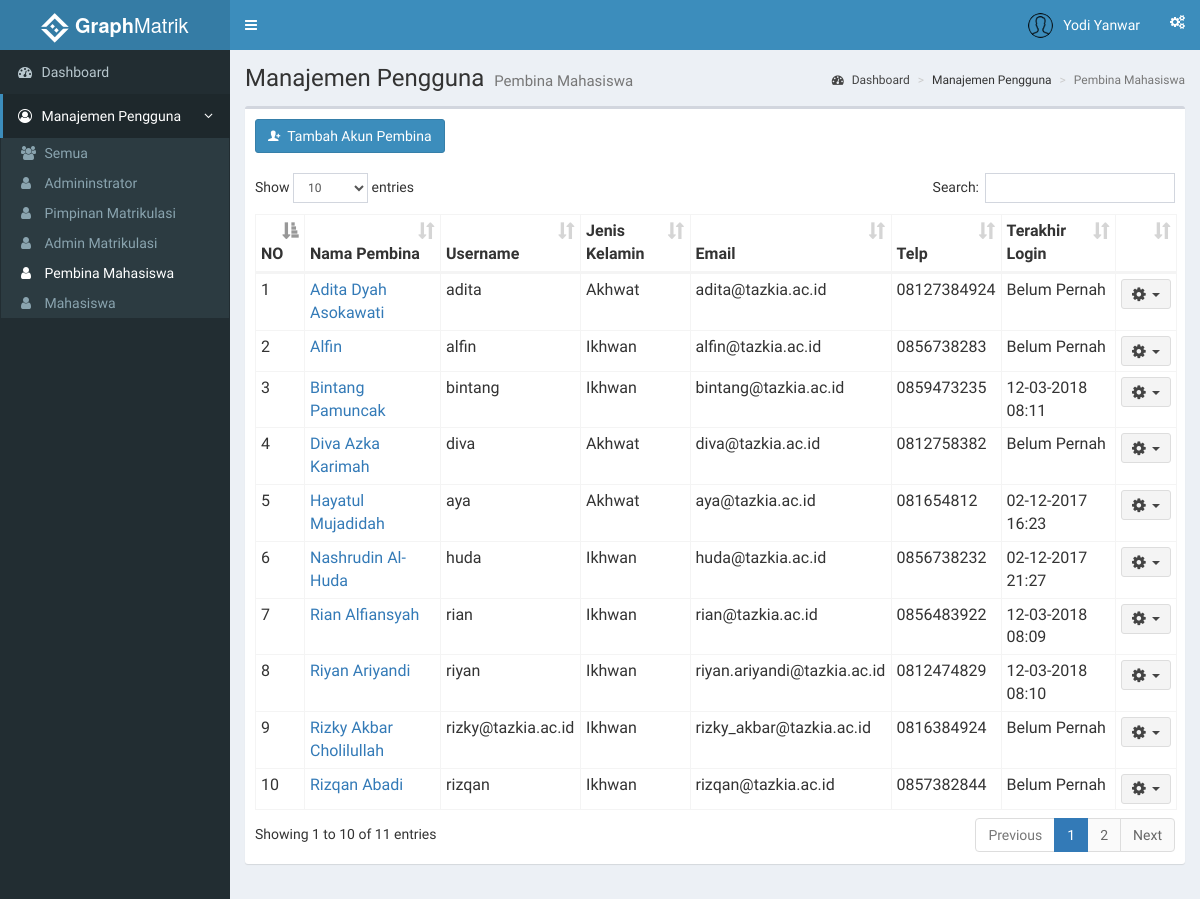
The page /index.php?page=pembina (signed in) on the database its author committed.
### tables this page shows
CREATE TABLE `pembina` (
  `id_pembina` int(11) NOT NULL,
  `nama` varchar(35) NOT NULL,
  `j_kelamin` varchar(15) DEFAULT NULL,
  `tgl_lahir` date NOT NULL,
  `gelar` varchar(10) DEFAULT NULL,
  `asalkota` varchar(20) DEFAULT NULL,
  `email` varchar(35) NOT NULL,
  `telp` varchar(13) NOT NULL,
  `avatar` varchar(100) DEFAULT NULL,
  `id_user` int(11) NOT NULL
);

CREATE TABLE `users` (
  `id_user` int(11) NOT NULL,
  `username` varchar(30) NOT NULL,
  `password` varchar(50) NOT NULL,
  `password_default` int(1) NOT NULL,
  `level` int(11) NOT NULL,
  `last_login` datetime NOT NULL
);

### functions.php (called while the page is built, shortened)
<?php
	function tampilPembina(){
		$ambildata = mysql_query("SELECT p.*, COUNT(mb.id_mahasiswa) AS 'jml_binaan', u.* FROM pembina p LEFT JOIN m_binaan mb ON p.id_pembina = mb.id_pembina LEFT JOIN users u ON p.id_user = u.id_user GROUP BY p.nama ORDER BY p.nama") or die(mysql_error());
		if (mysql_num_rows($ambildata) > 0) {
			while ($ad = mysql_fetch_assoc($ambildata))
				$data[] = $ad;
				return $data;
		} else{
			echo "Daftar pembina kosong";
		}
	}
 ?>

### role/admin/pembina.php (the view, shortened to what this page needs)
<?php
  include 'functions.php';
 ?>
    <section class="content-header">
      <h1>
        Manajemen Pengguna
        <small>Pembina Mahasiswa</small>
      </h1>
      <ol class="breadcrumb">
        <li><a href="/simon"><i class="fa fa-dashboard"></i>&nbsp;Dashboard</a></li>
        <li>Manajemen Pengguna</li>
        <li class="active">Pembina Mahasiswa</li>
      </ol>
    </section>
    <section class="content">
      <div class="row">
        <div class="col-xs-12">
          <div class="box">
            <div class="box-header">
             <button class="btn btn-primary" data-toggle="modal" data-target="#tambahPembina"><i class="ion ion-person-add"></i>&nbsp;&nbsp;Tambah Akun Pembina</button>
            </div>
            <div class="box-body">
              <table id="tablePembina" class="table table-bordered table-hover table-condensed">
                <thead>
                  <tr>
                    <th>NO</th>
                    <th>Nama Pembina</th>
                    <th>Username</th>
                    <th>Jenis Kelamin</th>
                    <th>Email</th>
                    <th>Telp</th>
                    <th>Terakhir Login</th>
                    <th></th>
                  </tr>
                </thead>
                <tbody>
                  <?php
                    $dataPembina = tampilPembina();
                    $no = 1;
                    foreach($dataPembina as $row){
                   ?>
                <tr>
                  <td><?php echo $no ?></td>
                  <td><?php echo "<a href='index.php?page=pembinadetails&id=".$row['id_user']."'>".$row['nama']."</a>"?></td>
                  <td><?php echo $row['username'] ?></td>
                  <td><?php echo $row['j_kelamin'] ?></td>
                  <td><?php echo $row['email'] ?></td>
                  <td><?php echo $row['telp'] ?></td>
                  <td><?php if ($row['last_login'] == '0000-00-00 00:00:00'){ echo 'Belum Pernah';}else{ echo date("d-m-Y H:i", strtotime($row['last_login'])) ;}
                  ?></td>
                  <td>
                    <div class="dropdown">
                      <button class="btn btn-default btn-sm dropdown-toggle " type="button" data-toggle="dropdown">
                        <i class="fa fa-cog fa-lg"></i>&nbsp;&nbsp;<span class="caret"></span>
                      </button>
                    </div>
                  </td>
                </tr>
                  <?php
                    $no++; }
                   ?>
                </tbody>
              </table>
            </div>
          </div>
        </div>
      </div>
    </section>

### rows shown on the page
pembina: nama "Adita Dyah Asokawati", id_user.username "adita", j_kelamin "Akhwat", email "adita@tazkia.ac.id", telp "08127384924", shows "Belum Pernah"
pembina: nama "Alfin", id_user.username "alfin", j_kelamin "Ikhwan", email "alfin@tazkia.ac.id", telp "0856738283", shows "Belum Pernah"
pembina: nama "Bintang Pamuncak", id_user.username "bintang", j_kelamin "Ikhwan", email "bintang@tazkia.ac.id", telp "0859473235", id_user.last_login "12-03-2018 08:11"
pembina: nama "Diva Azka Karimah", id_user.username "diva", j_kelamin "Akhwat", email "diva@tazkia.ac.id", telp "0812758382", shows "Belum Pernah"
pembina: nama "Hayatul Mujadidah", id_user.username "aya", j_kelamin "Akhwat", email "aya@tazkia.ac.id", telp "081654812", id_user.last_login "02-12-2017 16:23"
pembina: nama "Nashrudin Al-Huda", id_user.username "huda", j_kelamin "Ikhwan", email "huda@tazkia.ac.id", telp "0856738232", id_user.last_login "02-12-2017 21:27"
pembina: nama "Rian Alfiansyah", id_user.username "rian", j_kelamin "Ikhwan", email "rian@tazkia.ac.id", telp "0856483922", id_user.last_login "12-03-2018 08:09"
pembina: nama "Riyan Ariyandi", id_user.username "riyan", j_kelamin "Ikhwan", email "riyan.ariyandi@tazkia.ac.id", telp "0812474829", id_user.last_login "12-03-2018 08:10"
pembina: nama "Rizky Akbar Cholilullah", id_user.username "rizky@tazkia.ac.id", j_kelamin "Ikhwan", email "rizky_akbar@tazkia.ac.id", telp "0816384924", shows "Belum Pernah"
pembina: nama "Rizqan Abadi", id_user.username "rizqan", j_kelamin "Ikhwan", email "rizqan@tazkia.ac.id", telp "0857382844", shows "Belum Pernah"

### other values the page prints
$_SESSION['nama'] "Yodi Yanwar"
